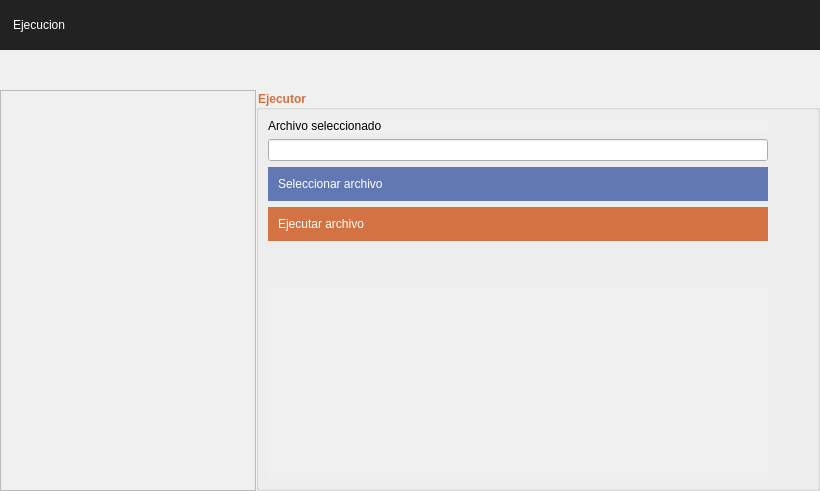
         <widget class="QWidget" name="executionModule">
          <layout class="QGridLayout" name="gridLayout_21">
           <property name="leftMargin">
            <number>0</number>
           </property>
           <property name="topMargin">
            <number>0</number>
           </property>
           <property name="rightMargin">
            <number>0</number>
           </property>
           <property name="bottomMargin">
            <number>0</number>
           </property>
           <property name="spacing">
            <number>0</number>
           </property>
           <item row="0" column="0">
            <widget class="QFrame" name="frameExecutionContent">
             <property name="styleSheet">
              <string notr="true">QFrame {
	background-color : #F0F0F0;
}</string>
             </property>
             <property name="frameShape">
              <enum>QFrame::NoFrame</enum>
             </property>
             <property name="frameShadow">
              <enum>QFrame::Plain</enum>
             </property>
             <property name="lineWidth">
              <number>0</number>
             </property>
             <layout class="QGridLayout" name="gridLayout_24">
              <property name="leftMargin">
               <number>0</number>
              </property>
              <property name="topMargin">
               <number>0</number>
              </property>
              <property name="rightMargin">
               <number>0</number>
              </property>
              <property name="bottomMargin">
               <number>0</number>
              </property>
              <property name="spacing">
               <number>0</number>
              </property>
              <item row="0" column="0" colspan="2">
               <widget class="QLabel" name="labelExecutionModule">
                <property name="minimumSize">
                 <size>
                  <width>0</width>
                  <height>50</height>
                 </size>
                </property>
                <property name="maximumSize">
                 <size>
                  <width>16777215</width>
                  <height>50</height>
                 </size>
                </property>
                <property name="baseSize">
                 <size>
                  <width>0</width>
                  <height>50</height>
                 </size>
                </property>
                <property name="styleSheet">
                 <string notr="true">QLabel{
	background-color: #222222;
	font : 77 17pt &quot;Microsoft JhengHei UI&quot; bold;
	color : #FFFFFF;
	border-radius : 0px;
	text-align : left;
	padding: 10px;
}
</string>
                </property>
                <property name="text">
                 <string>Ejecucion</string>
                </property>
               </widget>
              </item>
              <item row="2" column="0">
               <widget class="QTreeView" name="treeViewFileSystem"/>
              </item>
              <item row="1" column="0" colspan="2">
               <spacer name="verticalSpacer_13">
                <property name="orientation">
                 <enum>Qt::Vertical</enum>
                </property>
                <property name="sizeType">
                 <enum>QSizePolicy::Fixed</enum>
                </property>
                <property name="sizeHint" stdset="0">
                 <size>
                  <width>20</width>
                  <height>40</height>
                 </size>
                </property>
               </spacer>
              </item>
              <item row="2" column="1">
               <widget class="QGroupBox" name="groupBoxFile">
                <property name="styleSheet">
                 <string notr="true">QGroupBox {

	font: 76 13pt &quot;Microsoft JhengHei UI&quot;;
	font-weight: bold;
	color: #D37242;
}

</string>
                </property>
                <property name="title">
                 <string>Ejecutor</string>
                </property>
                <layout class="QGridLayout" name="gridLayout_14">
                 <item row="3" column="0">
                  <widget class="QPushButton" name="pushButtonExecuteFileSelected">
                   <property name="styleSheet">
                    <string notr="true">QPushButton{
	background-color : #D37242;
	font : 75 13pt &quot;Microsoft JhengHei UI&quot; bold;
	color : #FFFFFF;
	border-radius : 0px;

	text-align : left;
	padding: 10px;
}

QPushButton:hover{
	background-color: #BB673D;
	font : 75 13pt &quot;Microsoft JhengHei UI&quot; bold;
	color : #FFFFFF;
}
</string>
                   </property>
                   <property name="text">
                    <string>Ejecutar archivo</string>
                   </property>
                   <property name="icon">
                    <iconset>
                     <normaloff>../vsql/img/icons/24x24/cil-check.png</normaloff>../vsql/img/icons/24x24/cil-check.png</iconset>
                   </property>
                   <property name="iconSize">
                    <size>
                     <width>24</width>
                     <height>24</height>
                    </size>
                   </property>
                   <property name="flat">
                    <bool>true</bool>
                   </property>
                  </widget>
                 </item>
                 <item row="1" column="0">
                  <widget class="QLineEdit" name="lineEditFileSelected">
                   <property name="minimumSize">
                    <size>
                     <width>500</width>
                     <height>0</height>
                    </size>
                   </property>
                   <property name="maximumSize">
                    <size>
                     <width>500</width>
                     <height>16777215</height>
                    </size>
                   </property>
                   <property name="styleSheet">
                    <string notr="true">QLineEdit {
	font: 25 11pt &quot;Microsoft YaHei UI Light&quot;;
}</string>
                   </property>
                  </widget>
                 </item>
                 <item row="0" column="0">
                  <widget class="QLabel" name="labelFileSelected">
                   <property name="styleSheet">
                    <string notr="true">QLabel {
	font: 25 11pt &quot;Microsoft YaHei UI Light&quot;;
}</string>
                   </property>
                   <property name="text">
                    <string>Archivo seleccionado</string>
                   </property>
                  </widget>
                 </item>
                 <item row="2" column="0">
                  <widget class="QPushButton" name="pushButtonSelectFile">
                   <property name="styleSheet">
                    <string notr="true">QPushButton{
	background-color : #6178B2;
	font : 75 13pt &quot;Microsoft JhengHei UI&quot; bold;
	color : #FFFFFF;
	border-radius : 0px;

	text-align : left;
	padding: 10px;
}

QPushButton:hover{
	background-color: #7D99E0;
	font : 75 13pt &quot;Microsoft JhengHei UI&quot; bold;
	color : #FFFFFF;
}
</string>
                   </property>
                   <property name="text">
                    <string>Seleccionar archivo</string>
                   </property>
                   <property name="icon">
                    <iconset>
                     <normaloff>../vsql/img/icons/24x24/cil-file.png</normaloff>../vsql/img/icons/24x24/cil-file.png</iconset>
                   </property>
                   <property name="iconSize">
                    <size>
                     <width>24</width>
                     <height>24</height>
                    </size>
                   </property>
                  </widget>
                 </item>
                 <item row="1" column="1">
                  <spacer name="horizontalSpacer_3">
                   <property name="orientation">
                    <enum>Qt::Horizontal</enum>
                   </property>
                   <property name="sizeHint" stdset="0">
                    <size>
                     <width>40</width>
                     <height>20</height>
                    </size>
                   </property>
                  </spacer>
                 </item>
                 <item row="4" column="0">
                  <spacer name="verticalSpacer_4">
                   <property name="orientation">
                    <enum>Qt::Vertical</enum>
                   </property>
                   <property name="sizeType">
                    <enum>QSizePolicy::Fixed</enum>
                   </property>
                   <property name="sizeHint" stdset="0">
                    <size>
                     <width>20</width>
                     <height>40</height>
                    </size>
                   </property>
                  </spacer>
                 </item>
                 <item row="5" column="0">
                  <widget class="QListView" name="listViewFileHistory">
                   <property name="styleSheet">
                    <string notr="true">QListView{
	background-color : #F0F0F0;
    font : 75 13pt &quot;Microsoft JhengHei UI&quot; bold;
	color : #D37242;
	border-radius : 0px;
	padding-left : 50px;
	text-align : left;
}</string>
                   </property>
                  </widget>
                 </item>
                </layout>
               </widget>
              </item>
             </layout>
            </widget>
           </item>
          </layout>
         </widget>
